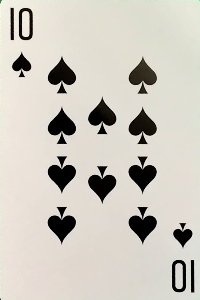
#> input picture retos_examenes/examen_parcial/data/imagenes_referencia/10_PICAS_1.jpg, 200 x 300 px, found by its file name
$ python que_pasa.py
#> lines starting #> are read from the running program, lines starting #| are printed output that depends on the picture; after the words box and inside, x2 and y2 are one past the last pixel; in counts of white or black regions, pixels touching at a corner belong together
import cv2
import numpy as np

print("="*60)
print("RECREANDO TEMPLATE DEL '10' LIMPIO")
print("="*60)

# 1. Cargar imagen de referencia
img = cv2.imread('data/imagenes_referencia/10_PICAS_1.jpg')
#> img is the input picture: shape (300, 200, 3); mean B, G, R 190.5, 199.7, 204.2
img = cv2.resize(img, (200, 300))

# 2. Extraer ROI
x, y, w, h = (0, 3, 70, 48)
roi_color = img[y:y+h, x:x+w]

print(f"ROI extraída: {roi_color.shape}")
#| ROI extraída: (48, 70, 3)
cv2.imshow('1. ROI en COLOR', cv2.resize(roi_color, (300, 300)))
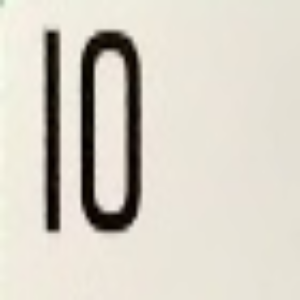
#> window '1. ROI en COLOR': shape (300, 300, 3); mean B, G, R 198.2, 209.1, 214.2
cv2.waitKey(1000)

# 3. Convertir a grayscale
roi_gray = cv2.cvtColor(roi_color, cv2.COLOR_BGR2GRAY)
cv2.imshow('2. GRAYSCALE', cv2.resize(roi_gray, (300, 300)))
cv2.waitKey(1000)

# 4. Binarizar
_, roi_thresh = cv2.threshold(roi_gray, 150, 255, cv2.THRESH_BINARY_INV)
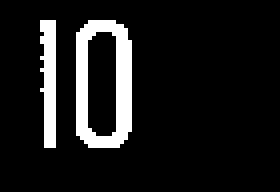
#> roi_thresh: shape (48, 70) (shown 4 times larger); 10.4% white; 2 white regions, box (x1, y1, x2, y2) and area: (19, 5, 33, 37) 246, (10, 5, 14, 37) 104
print(f"Binarizado - píxeles blancos: {np.sum(roi_thresh > 0)}/{roi_thresh.size}")
#| Binarizado - píxeles blancos: 350/3360
cv2.imshow('3. BINARIZADO', cv2.resize(roi_thresh, (300, 300)))
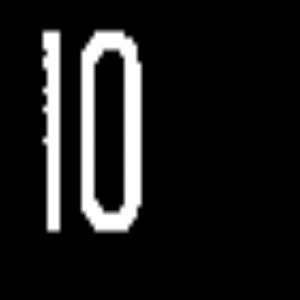
#> window '3. BINARIZADO': shape (300, 300); min 0, max 255, mean 26.6
cv2.waitKey(1000)

# 5. LIMPIEZA MORFOLÓGICA SUAVE (para no perder detalles)
kernel_small = np.ones((2, 2), np.uint8)
roi_clean = cv2.morphologyEx(roi_thresh, cv2.MORPH_CLOSE, kernel_small)
#> roi_clean: shape (48, 70); 10.4% white; 2 white regions, box (x1, y1, x2, y2) and area: (20, 6, 34, 38) 246, (11, 6, 15, 38) 105
roi_clean = cv2.morphologyEx(roi_clean, cv2.MORPH_OPEN, kernel_small)
#> roi_clean: shape (48, 70); 10.4% white; 2 white regions

print(f"Después de limpieza: {np.sum(roi_clean > 0)}/{roi_clean.size}")
#| Después de limpieza: 348/3360
cv2.imshow('4. LIMPIADO', cv2.resize(roi_clean, (300, 300)))
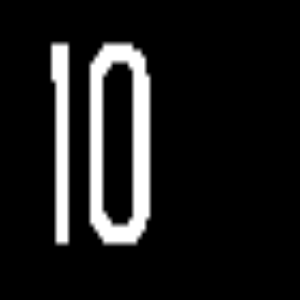
#> window '4. LIMPIADO': shape (300, 300); min 0, max 255, mean 26.4
cv2.waitKey(1000)

# 6. Encontrar contornos y recortar
contours, _ = cv2.findContours(roi_clean, cv2.RETR_EXTERNAL, cv2.CHAIN_APPROX_SIMPLE)
#> contours = 2 contours; box (x1, y1, x2, y2) and area: (21, 7, 35, 39) 381, (12, 7, 16, 39) 68
print(f"Contornos encontrados: {len(contours)}")
#| Contornos encontrados: 2

if contours:
    # Bounding box de TODOS los contornos juntos
    all_contours = np.vstack([c for c in contours])
#> all_contours = contour of 20 points, box (x1, y1, x2, y2) (12, 7, 35, 39), area 448
    x_min = all_contours[:, 0, 0].min()
#> x_min = 12
    y_min = all_contours[:, 0, 1].min()
#> y_min = 7
    x_max = all_contours[:, 0, 0].max()
#> x_max = 34
    y_max = all_contours[:, 0, 1].max()
#> y_max = 38

    # Recortar
    template_crop = roi_clean[y_min:y_max+1, x_min:x_max+1]
#> template_crop: shape (32, 23); 47.3% white; 2 white regions, box (x1, y1, x2, y2) and area: (9, 0, 23, 32) 246, (0, 0, 4, 32) 102

    print(f"Recortado: {template_crop.shape}")
#| Recortado: (32, 23)
    cv2.imshow('5. RECORTADO', cv2.resize(template_crop, (150, 250)))
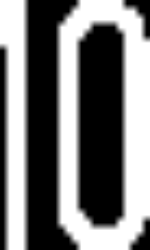
#> window '5. RECORTADO': shape (250, 150); min 0, max 255, mean 120.5
    cv2.waitKey(1000)

    # Padding pequeño
    padding = 2
    template_padded = cv2.copyMakeBorder(
        template_crop, padding, padding, padding, padding,
        cv2.BORDER_CONSTANT, value=0
    )
#> template_padded: shape (36, 27); 35.8% white; 2 white regions, box (x1, y1, x2, y2) and area: (11, 2, 25, 34) 246, (2, 2, 6, 34) 102

    print(f"Con padding: {template_padded.shape}")
#| Con padding: (36, 27)
    cv2.imshow('6. CON PADDING', cv2.resize(template_padded, (150, 250)))
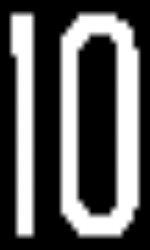
#> window '6. CON PADDING': shape (250, 150); min 0, max 255, mean 91.3
    cv2.waitKey(1000)

    # Redimensionar a 30x50 (tamaño estándar)
    template_final = cv2.resize(template_padded, (30, 50))

    print(f"\n✅ TEMPLATE FINAL:")
    print(f"   Shape: {template_final.shape}")
#|    Shape: (50, 30)
    print(f"   Píxeles blancos: {np.sum(template_final > 0)}/{template_final.size}")
#|    Píxeles blancos: 662/1500
    print(f"   Porcentaje: {np.sum(template_final > 0)/template_final.size*100:.1f}%")
#|    Porcentaje: 44.1%

    cv2.imshow('7. TEMPLATE FINAL (30x50)', cv2.resize(template_final, (150, 250)))
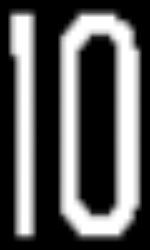
#> window '7. TEMPLATE FINAL (30x50)': shape (250, 150); min 0, max 255, mean 90.7

    # TEST DE MATCHING
    print(f"\n🧪 TEST DE MATCHING:")

    # Cargar templates existentes
    template_6 = cv2.imread('data/templates/valores/6.png', cv2.IMREAD_GRAYSCALE)
    template_Q = cv2.imread('data/templates/valores/Q.png', cv2.IMREAD_GRAYSCALE)

    # Hacer matching
    for label, tmpl in [('10_NUEVO', template_final), ('6', template_6), ('Q', template_Q)]:
        if tmpl is None:
            continue

        max_score = 0.0
        for scale in [0.8, 0.9, 1.0, 1.1, 1.2]:
            w = int(tmpl.shape[1] * scale)
            h = int(tmpl.shape[0] * scale)

            if w > roi_thresh.shape[1] or h > roi_thresh.shape[0]:
                continue

            scaled = cv2.resize(tmpl, (w, h))

            try:
                result = cv2.matchTemplate(roi_thresh, scaled, cv2.TM_CCOEFF_NORMED)
                _, score, _, _ = cv2.minMaxLoc(result)
                max_score = max(max_score, score)
            except:
                pass

        print(f"   '{label}': {max_score:.3f}")
#> this loop made 3 passes
#> (label, tmpl) on passes 2 to 3: ('6', None), ('Q', None)
#> label on pass 1: '10_NUEVO'
#|    '10_NUEVO': 0.738

    print(f"\n{'='*60}")
    print("Si el score de '10_NUEVO' es el MÁS ALTO:")
    print("  → Presiona 'y' para GUARDAR")
    print("  → Presiona 'n' para NO guardar")
    print("='*60}")

    key = cv2.waitKey(0) & 0xFF
#> (key Esc is pressed here)

    if key == ord('y'):
        cv2.imwrite('data/templates/valores/10.png', template_final)
        print("\n✅ Template guardado: data/templates/valores/10.png")
        print("\n🎯 SIGUIENTE PASO:")
        print("   python scripts/test_clasificacion.py")
        print("   Selecciona: 10_CORAZONES_0.jpg")
    else:
        print("\n❌ Template NO guardado")
        print("\nSi el score del '10_NUEVO' NO fue el más alto,")
        print("el problema es que la ROI captura mal el '10'.")
        print("Solución: Aumenta ROI_CORNER_VALUE en config/settings.py")
else:
    print("❌ No se encontraron contornos")

cv2.destroyAllWindows()

$ run again, with retos_examenes/examen_parcial/data/imagenes_referencia/3_PICAS_0.jpg copied over retos_examenes/examen_parcial/data/imagenes_referencia/10_PICAS_1.jpg
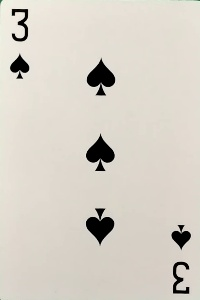
#> input picture retos_examenes/examen_parcial/data/imagenes_referencia/3_PICAS_0.jpg, 200 x 300 px, found by its file name
#> img is the input picture: shape (300, 200, 3); mean B, G, R 198.6, 208.4, 214.2
#| ROI extraída: (48, 70, 3)
#> roi_thresh: shape (48, 70); 6.7% white; 1 white region, box (x1, y1, x2, y2) and area: (12, 6, 28, 39) 224
#| Binarizado - píxeles blancos: 224/3360
#| Después de limpieza: 225/3360
#> `cv2.imshow('4. LIMPIADO', cv2.resize(roi_clean, (300, 300)))`:
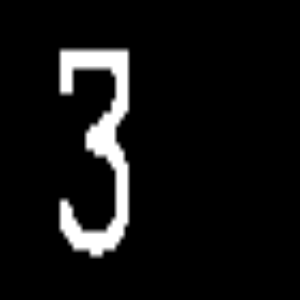
#> window '4. LIMPIADO': shape (300, 300); min 0, max 255, mean 17.1
#> contours = 1 contour; box (x1, y1, x2, y2) and area: (14, 8, 30, 41) 162
#| Contornos encontrados: 1
#> all_contours = contour of 44 points, box (x1, y1, x2, y2) (14, 8, 30, 41), area 162
#> x_min = 14
#> y_min = 8
#> x_max = 29
#> y_max = 40
#| Recortado: (33, 16)
#> template_padded: shape (37, 20); 30.4% white; 1 white region, box (x1, y1, x2, y2) and area: (2, 2, 18, 35) 225
#| Con padding: (37, 20)
#|    Shape: (50, 30)
#|    Píxeles blancos: 630/1500
#|    Porcentaje: 42.0%
#> `cv2.imshow('7. TEMPLATE FINAL (30x50)', cv2.resize(template_final, (15..`:
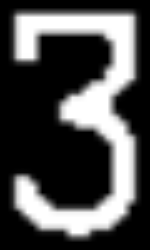
#> window '7. TEMPLATE FINAL (30x50)': shape (250, 150); min 0, max 255, mean 77.6
#> the loop `for label, tmpl in [('10_NUEVO', template_final), ('6', template_6), (..` made 3 passes
#> (label, tmpl) on passes 2 to 3: ('6', None), ('Q', None)
#> (printed output is left out)
